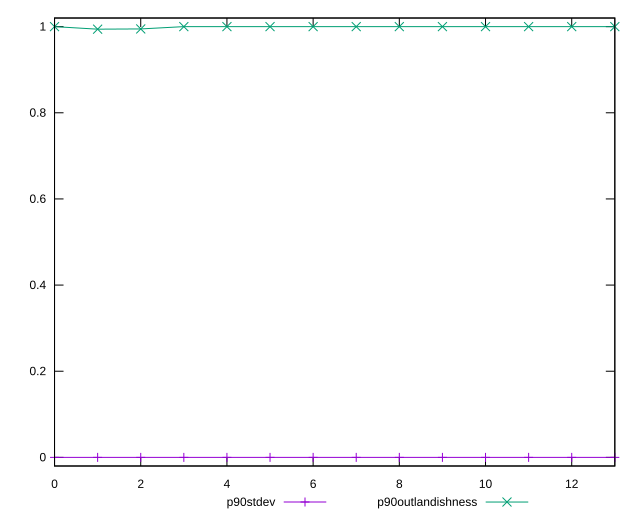

Generate this figure with gnuplot:
reset

$p90Stdev <<EOF
0 0
1 0
2 0
3 0
4 0
5 0
6 0
7 0
8 0
9 0
10 0
11 0
12 0
13 0
EOF

$p90Outlandishness <<EOF
0 1
1 0.9940846033332584
2 0.9946517199748434
3 1
4 1
5 1
6 1
7 1
8 1
9 1
10 1
11 1
12 1
13 1
EOF

set key outside below
set xrange [0:13]
set yrange [-0.02:1.02]
set trange [-0.02:1.02]
set terminal svg size 640, 520 enhanced background rgb 'white'
set output "reprap/dom-size/progression/stddev.svg"

plot $p90Stdev title "p90stdev" with linespoints, \
     $p90Outlandishness title "p90outlandishness" with linespoints

reset
